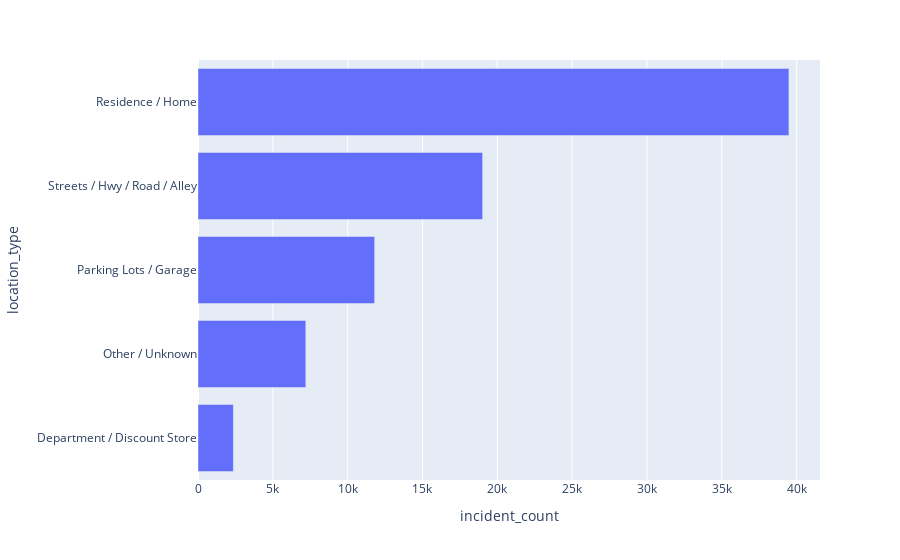

Notebook source saved alongside this figure:
### Markdown cell above
All years  have the categories of Residence, street, parking lot, and other in common as type offense locations. 
While 2019 and 2019 share commercial, meaning 2019 and 2020 have all 5 top locations in common.
only 2018 has department in its top 5.

### Code cell
fig = px.bar(top_2018_loc_type.sort_values(by='incident_count',ascending=True),x='incident_count', y='location_type')
fig.show()

### Figure 1 — Plotly figure (JSON) as saved in the notebook; plotly's stock layout.template omitted (floating-point values rounded to 4 significant figures)
{"data": [{"alignmentgroup": "True", "hovertemplate": "incident_count=%{x}<br>location_type=%{y}<extra></extra>", "legendgroup": "", "marker": {"color": "#636efa"}, "name": "", "offsetgroup": "", "orientation": "h", "showlegend": false, "textposition": "auto", "type": "bar", "x": [2363, 7204, 11804, 19017, 39483], "xaxis": "x", "y": ["Department / Discount Store", "Other / Unknown", "Parking Lots / Garage", "Streets / Hwy / Road / Alley", "Residence / Home"], "yaxis": "y"}], "layout": {"autosize": true, "barmode": "relative", "legend": {"tracegroupgap": 0}, "margin": {"t": 60}, "xaxis": {"anchor": "y", "autorange": true, "domain": [0, 1], "range": [0, 41560.0], "title": {"text": "incident_count"}, "type": "linear"}, "yaxis": {"anchor": "x", "autorange": true, "domain": [0, 1], "range": [-0.5, 4.5], "title": {"text": "location_type"}, "type": "category"}}}
